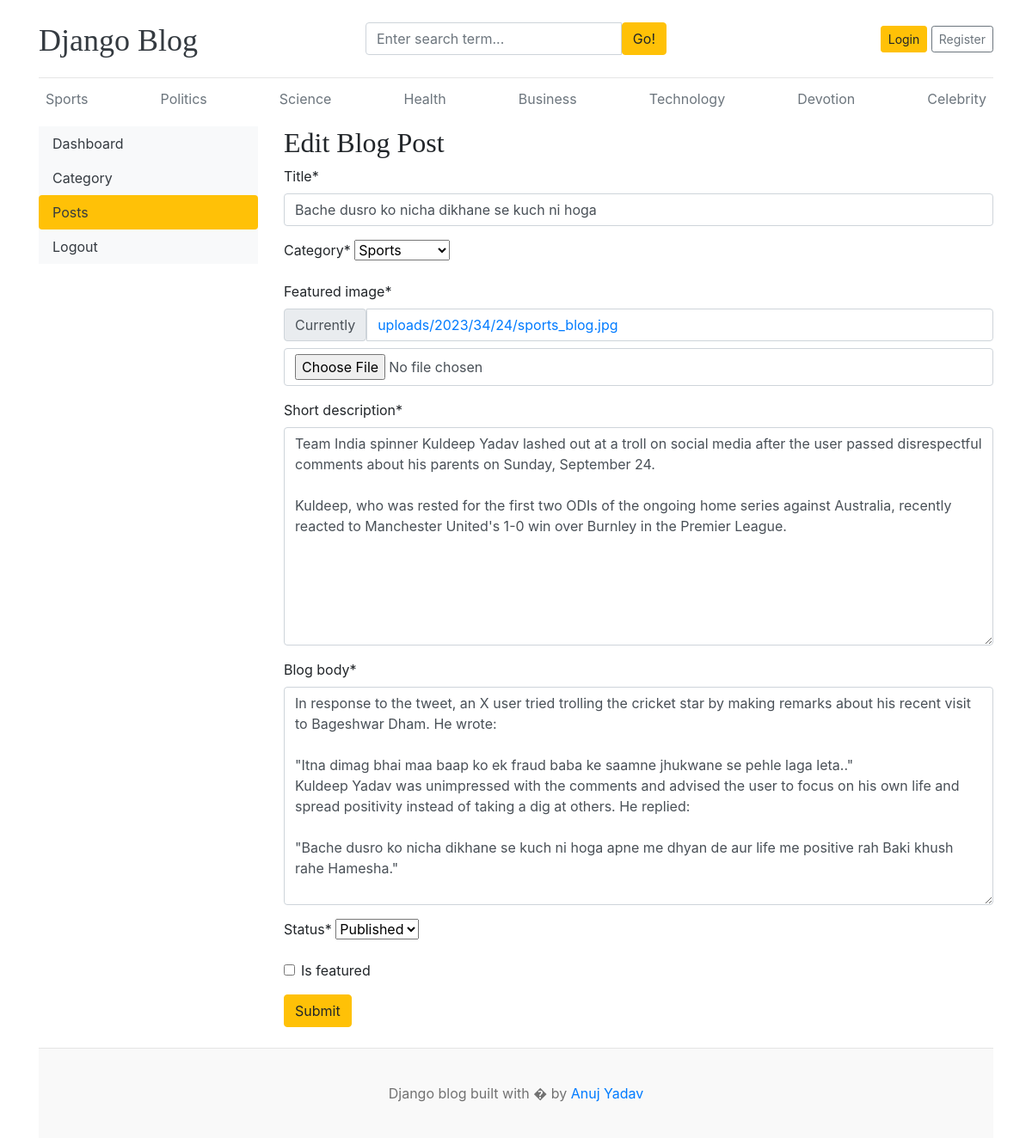
/dashboard/posts/edit/4, run on the app's committed database.
### blogs/models.py (models this page shows, shortened)
class Category(models.Model):
    category_name = models.CharField(max_length=50, unique=True)
    created_at = models.DateTimeField(auto_now_add=True)
    updated_at = models.DateTimeField(auto_now=True)
    class Meta:
        verbose_name_plural = 'categories'
    def __str__(self):
        return self.category_name

class Blog(models.Model):
    title = models.CharField(max_length=100)
    slug = models.SlugField(max_length=150, unique=True, blank=True)
    category = models.ForeignKey(Category, on_delete=models.CASCADE)
    author = models.ForeignKey(User, on_delete=models.CASCADE)
    featured_image = models.ImageField(upload_to='uploads/%Y/%M/%d')
    short_description = models.TextField(max_length = 500)
    blog_body = models.TextField(max_length=1000)
    status = models.CharField(max_length=20, choices=STATUS_CHOICES, default="Draft")
    is_featured = models.BooleanField(default=False)
    created_at = models.DateTimeField(auto_now_add=True)
    updated_at = models.DateTimeField(auto_now=True)

### dashboards/views.py (the view, shortened to what this page needs)
# urls.py: path('posts/edit/<int:pk>', views.edit_post, name='edit_post'),
def edit_post(request, pk):
    post = get_object_or_404(Blog, pk=pk)
    form = BlogPostForm(instance=post)
    context = {
        'form' : form,
        'post' : post,
    }
    return render(request, 'dashboard/edit_post.html', context=context)

### dashboards/forms.py
class BlogPostForm(forms.ModelForm):
    class Meta:
        model = Blog
        fields = ('title', 'category', 'featured_image', 'short_description', 'blog_body',
                  'status', 'is_featured')

### blogs/context_processors.py (called while the page is built)
def get_categories(request):
    categories = Category.objects.all()
    return dict(categories=categories)

def get_social_links(request):
    social_links = SocialLink.objects.all()
    return dict(social_links=social_links )

### templates/dashboard/edit_post.html (shortened to what this page needs)
{% extends 'base.html' %}
{% block content %}
{% load crispy_forms_tags %}
<div class="row">
{% include 'dashboard/sidebar.html' %}
    <div class="col-md-9">
        <h2>Edit Blog Post</h2>
        <form action="{% url 'edit_post' post.id %}" method="POST" enctype="multipart/form-data">
            {{form | crispy}}
            <button type="submit" class="btn btn-warning">Submit</button>
        </form>
        <br>
    </div>
</div>
{% endblock %}

### templates/base.html (shortened to what this page needs)
{% load static %}
<!DOCTYPE html>
<html lang="en">
<head>
    <link href="https://getbootstrap.com/docs/4.0/dist/css/bootstrap.min.css" rel="stylesheet">
    <link href="{% static 'css/blog.css' %}" rel="stylesheet">
    <link rel="stylesheet" href="https://cdnjs.cloudflare.com/ajax/libs/font-awesome/4.7.0/css/font-awesome.min.css">
  </head>
<body>
    <div class="container">
      <header class="blog-header py-3">
        <div class="row flex-nowrap justify-content-between align-items-center">
          <div class="col-4 pt-1">
            <a class="blog-header-logo text-dark" href="/">Django Blog</a>
          </div>
          <div class="col-4">
            <form action="{% url 'search' %}" method="GET">
              <div class="input-group">
                <input class="form-control" type="text" name="keyword" value="{{ keyword }}" placeholder="Enter search term..." aria-label="Enter search term..." aria-describedby="button-search" />
                <button class="btn btn-warning" type="submit" id="button-search" type="button">Go!</button>
            </div>
            </form>
          </div>
          <div class="col-4 d-flex justify-content-end align-items-center">
            {% if not user.is_authenticated %}
            <a class="btn btn-sm btn-warning" href="{% url 'login' %}">Login</a> &nbsp;
            <a class="btn btn-sm btn-outline-secondary" href="{% url 'register' %}">Register</a>
            {% else %}
            <span> <a href="{% url 'dashboard' %}">Dashboard</a> </span>
            &emsp;
            <span> <a href="{% url 'logout' %}">Logout</a></span>
            {% endif %}
          </div>
        </div>
      </header>
      <div class="nav-scroller py-1 mb-2">
        <nav class="nav d-flex justify-content-between">
          {% for cat in categories %}
          <a class="p-2 text-muted" href="{% url 'posts_by_category' cat.pk %}">{{cat.category_name}}</a>
          {% endfor %}
        </nav>
      </div>
{% block content %}
{% endblock %}
<footer class="blog-footer">
    <p>Django blog built with � by <a href="#">Anuj Yadav</a></p>
  </footer>
  </body>
  </html>

### blog_main/static/css/blog.css (style rules this page uses)
.blog-header { border-bottom: 1px solid #e5e5e5; }
.blog-header-logo { font-family: "Playfair Display", Georgia, "Times New Roman", serif; font-size: 2.25rem; }
h1, h2, h3, h4, h5, h6 { font-family: "Playfair Display", Georgia, "Times New Roman", serif; }
.blog-footer { padding: 2.5rem 0; color: #727272; text-align: center; background-color: #f9f9f9; border-top: .05rem solid #e5e5e5; }
.blog-footer p:last-child { margin-bottom: 0; }

### data on the page
Category: category_name "Sports"
Category: category_name "Politics"
Category: category_name "Science"
Category: category_name "Health"
Category: category_name "Business"
Category: category_name "Technology"
Category: category_name "Devotion"
Category: category_name "Celebrity"
Blog: title "Bache dusro ko nicha dikhane se kuch ni hoga", category "Sports", short_description "Team India spinner Kuldeep Yadav lashed out at a troll on social media after the user passed disrespectful comments about his parents on Sunday, September 24. Kuldeep, who was rested for the first two ODIs of the ongoing home series against Australia, recently reacted to Manchester United's 1-0 win over Burnley in the Premier League.", blog_body "In response to the tweet, an X user tried trolling the cricket star by making remarks about his recent visit to Bageshwar Dham. He wrote: \"Itna dimag bhai maa baap ko ek fraud baba ke saamne jhukwane se pehle laga leta..\" Kuldeep Yadav was unimpressed with the comments and advised the user to focus on his own life and spread positivity instead of taking a dig at others. He replied: \"Bache dusro ko nicha dikhane se kuch ni hoga apne me dhyan de aur life me positive rah Baki khush rahe Hamesha.\"", status "Published"
